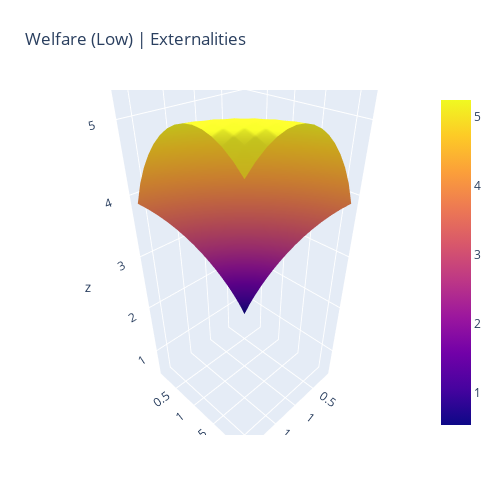

Here is the notebook cell this chart was saved with:
### Code cell
fig = go.Figure(data=[go.Surface(z=Z, y=G0_grid, x=G1_grid)])
fig.update_layout(title='Welfare (Low) | Externalities', autosize=False,
                  width=500, height=500,
                  margin=dict(l=65, r=50, b=65, t=90))
fig.update_layout(scene = dict(xaxis_title='G_1',
                    yaxis_title='G_0'
                              )
                 )
fig.show()
fig.write_html(f"{folder}/welfare_low_{config}.html")
plt.show()

### Figure 1 — Plotly figure (JSON) as saved in the notebook; plotly's stock layout.template omitted (floating-point values rounded to 4 significant figures; data arrays with more than 128 entries replaced by an {"elided": "..."} marker saying what was removed)
{"data": [{"type": "surface", "x": [0.1, 0.2464, 0.3929, 0.5393, 0.6857, 0.8321, 0.9786, 1.125, 1.271, 1.418, 1.564, 1.711, 1.857, 2.004, 2.15], "y": [0.1, 0.2464, 0.3929, 0.5393, 0.6857, 0.8321, 0.9786, 1.125, 1.271, 1.418, 1.564, 1.711, 1.857, 2.004, 2.15], "z": {"elided": "15x15 float values"}}], "layout": {"autosize": false, "height": 500, "margin": {"b": 65, "l": 65, "r": 50, "t": 90}, "scene": {"xaxis": {"title": {"text": "G_1"}}, "yaxis": {"title": {"text": "G_0"}}}, "title": {"text": "Welfare (Low) | Externalities"}, "width": 500}}
